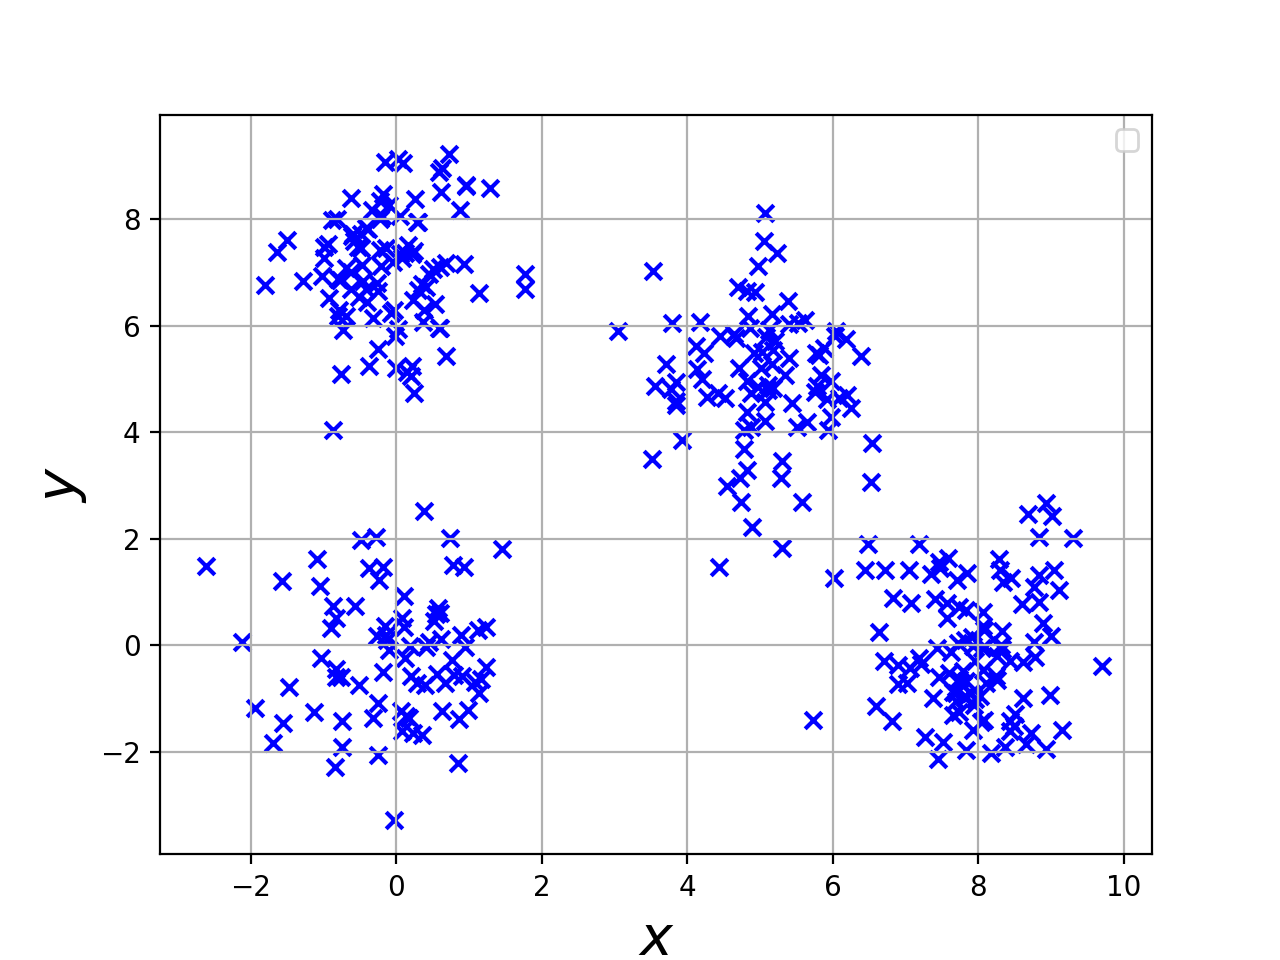

Generate this figure with Python:
# -*- coding: utf-8 -*-
"""
Created on Mon Jun 25 15:37:33 2018

@author: Jelly
"""

import numpy as np
import matplotlib.pyplot as plt

#均值
mu1 = [0, 0]
mu2 = [5, 5]
mu3 = [0, 7]
mu4 = [8, 0]
#方差
cov = [[0.5,0], [0,1.5]]

#generate data
count = 0
while (count<10):
    x1,y1 = np.random.multivariate_normal(mu1,cov,80).T
    x2,y2 = np.random.multivariate_normal(mu2,cov,90).T
    x3,y3 = np.random.multivariate_normal(mu3,cov,100).T
    x4,y4 = np.random.multivariate_normal(mu4,cov,110).T
    count =count+1
x = np.concatenate([x1,x2,x3,x4])
y = np.concatenate([y1,y2,y3,y4])
#print(x)




plt.scatter(x1,y1,color='b',marker='x')
plt.scatter(x2,y2,color='b',marker='x')
plt.scatter(x3,y3,color='b',marker='x')
plt.scatter(x4,y4,color='b',marker='x')


plt.xlabel('$x$',size=20)
plt.ylabel('$y$',size=20)



plt.grid(True)
plt.legend()

#保存
plt.savefig("data1.png", format = 'png', dpi=200)
np.savetxt('data1.csv', (x,y), delimiter=',')

plt.show()
